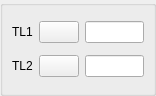
<?xml version="1.0" encoding="UTF-8"?>
<ui version="4.0">
 <class>MyDlgRef_2Sel_QTD</class>
 <widget class="QWidget" name="MyDlgRef_2Sel_QTD">
  <property name="geometry">
   <rect>
    <x>0</x>
    <y>0</y>
    <width>156</width>
    <height>96</height>
   </rect>
  </property>
  <property name="sizePolicy">
   <sizepolicy hsizetype="Preferred" vsizetype="Expanding">
    <horstretch>0</horstretch>
    <verstretch>0</verstretch>
   </sizepolicy>
  </property>
  <property name="windowTitle">
   <string/>
  </property>
  <layout class="QGridLayout">
   <property name="margin">
    <number>0</number>
   </property>
   <property name="spacing">
    <number>6</number>
   </property>
   <item row="0" column="0">
    <widget class="QGroupBox" name="GroupBox1">
     <property name="title">
      <string/>
     </property>
     <layout class="QGridLayout">
      <property name="margin">
       <number>9</number>
      </property>
      <property name="spacing">
       <number>6</number>
      </property>
      <item row="1" column="2">
       <widget class="QLineEdit" name="LineEdit2"/>
      </item>
      <item row="1" column="1">
       <widget class="QPushButton" name="PushButton2">
        <property name="sizePolicy">
         <sizepolicy hsizetype="Fixed" vsizetype="Fixed">
          <horstretch>0</horstretch>
          <verstretch>0</verstretch>
         </sizepolicy>
        </property>
        <property name="text">
         <string/>
        </property>
       </widget>
      </item>
      <item row="0" column="0">
       <widget class="QLabel" name="TextLabel1">
        <property name="sizePolicy">
         <sizepolicy hsizetype="Fixed" vsizetype="Fixed">
          <horstretch>0</horstretch>
          <verstretch>0</verstretch>
         </sizepolicy>
        </property>
        <property name="text">
         <string>TL1</string>
        </property>
        <property name="wordWrap">
         <bool>false</bool>
        </property>
       </widget>
      </item>
      <item row="0" column="1">
       <widget class="QPushButton" name="PushButton1">
        <property name="sizePolicy">
         <sizepolicy hsizetype="Fixed" vsizetype="Fixed">
          <horstretch>0</horstretch>
          <verstretch>0</verstretch>
         </sizepolicy>
        </property>
        <property name="text">
         <string/>
        </property>
       </widget>
      </item>
      <item row="1" column="0">
       <widget class="QLabel" name="TextLabel2">
        <property name="sizePolicy">
         <sizepolicy hsizetype="Fixed" vsizetype="Fixed">
          <horstretch>0</horstretch>
          <verstretch>0</verstretch>
         </sizepolicy>
        </property>
        <property name="text">
         <string>TL2</string>
        </property>
        <property name="wordWrap">
         <bool>false</bool>
        </property>
       </widget>
      </item>
      <item row="0" column="2">
       <widget class="QLineEdit" name="LineEdit1"/>
      </item>
     </layout>
    </widget>
   </item>
  </layout>
 </widget>
 <layoutdefault spacing="6" margin="11"/>
 <pixmapfunction>qPixmapFromMimeSource</pixmapfunction>
 <tabstops>
  <tabstop>PushButton1</tabstop>
  <tabstop>LineEdit1</tabstop>
  <tabstop>PushButton2</tabstop>
  <tabstop>LineEdit2</tabstop>
 </tabstops>
 <resources/>
 <connections/>
</ui>
